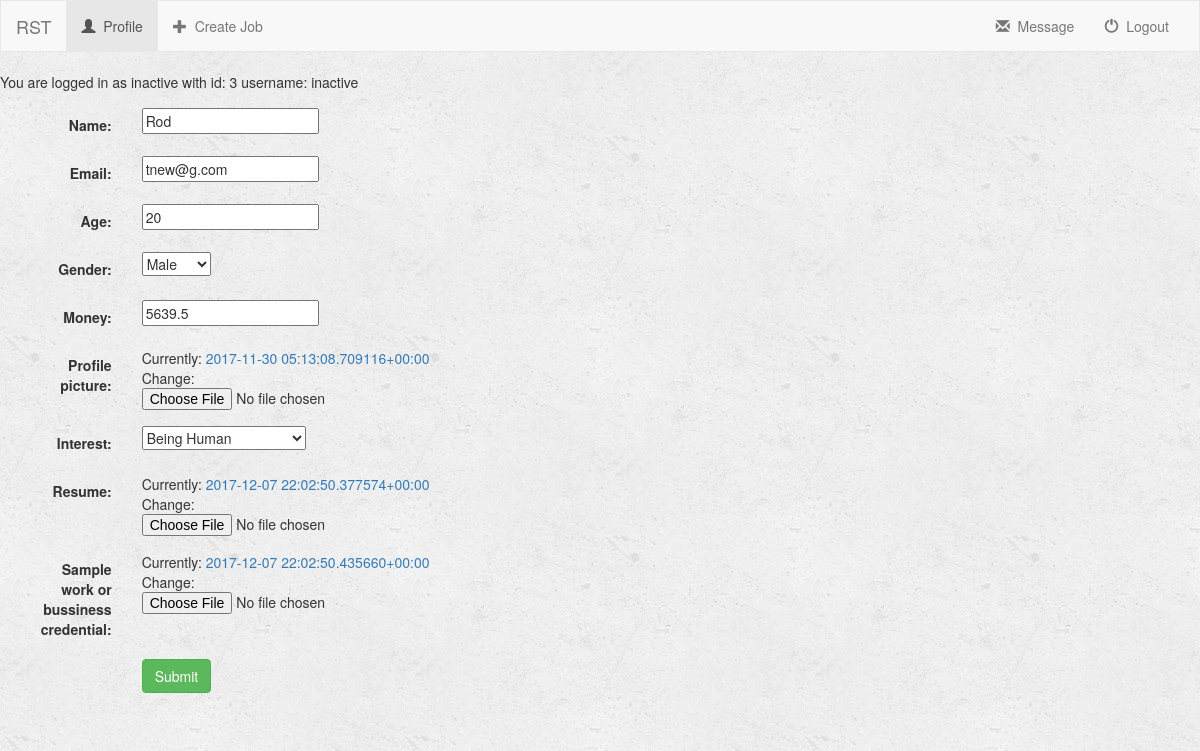
Screenshot of /turk/profile/1/UpdateProfile/1 (signed in) with the database file from the repository.
### turk/models.py (models this page shows, shortened)
class Profile(models.Model):
    user = models.OneToOneField(User, on_delete=models.CASCADE, default=1)
    name = models.CharField(max_length=250)
    age = models.IntegerField(default=0)
    GENDER_CHOICES = (
        ('Male', 'Male'),
        ('Female', 'Female')
    )
    gender = models.CharField(max_length=6, choices=GENDER_CHOICES, default='Male')
    email = models.CharField(max_length=250)
    resume = models.FileField()
    sample_work_or_bussiness_credential = models.FileField()
    RATING_CHOICES=(
        (1, 1),
        (2, 2),
        (3, 3),
        (4, 4),
        (5, 5),
    )
    rating = models.FloatField(choices=RATING_CHOICES, default=5)
    average_rating = models.FloatField(default=0)       # average of rating RECEIVED by others
    rating_count = models.IntegerField(default=0)       # count of rating RECEIVED by others
    total_rating = models.FloatField(default=0)         # total rating RECEIVED by others
    avg_give_rating = models.FloatField(default=0)      # average of rating GIVEN to others
    total_give_rating = models.FloatField(default=0)    # total of rating GIVEN to others
    total_give_count = models.FloatField(default=0)     # count of rating GIVEN to others
    money = models.FloatField(default=0)
    POSITION_CHOICES=(
        ('Temporary', 'Temporary'),
        ('Client', 'Client'),
        ('Developer', 'Developer'),
    )
    position = models.CharField(max_length=9, choices=POSITION_CHOICES, default='Temporary')
    profile_picture = models.ImageField(default='default.png')
    interest = models.TextField()
    isBlackListed = models.BooleanField(default=False)
    INTEREST_CHOICES=(
        ('Being Human', 'Being Human'),
        ('Software Development', 'Software Development'),
        ('Video Games', 'Video Games'),
        ('Social Media', 'Social Media'),
        ('Food', 'Food'),
        ('Party', 'Party'),
        ('Entrepreneurship', 'Entrepreneurship'),
        ('Money', 'Money'),
    )
    interest = MultiSelectField(choices=INTEREST_CHOICES, default="Being Human")
    honor_Early_Bird = models.BooleanField(default=False)
    honor_Hard_Worker = models.BooleanField(default=False)
    honor_MILLIONAIRE = models.BooleanField(default=False)
    honor_Job_Supplier = models.BooleanField(default=False)
    honor_Veteran = models.BooleanField(default=False)
    honor_toohardman = models.BooleanField(default=False)
    honor_Cold_Headed_Tim = models.BooleanField(default=False)
    honor_Novice = models.BooleanField(default=True)
    honor_Normie = models.BooleanField(default=False)
    honor_General = models.BooleanField(default=False)
    honor_Lurker = models.BooleanField(default=False)
    num_early = models.IntegerField(default=0)      # number of time dev delivered early
    money_earned = models.FloatField(default=0)     # amount of money dev made
    num_post = models.IntegerField(default=0)       # number of total posts client posted
    num_post_ex = models.IntegerField(default=0)    # number of expired posts client posted
    acc_created = models.DateTimeField(default=datetime.now())   # date of when acc made
    warn_poor = models.BooleanField(default=False)  # avg rating <=2 for >=5 projects
    warn_eval = models.BooleanField(default=False)  # avg rating to others <2 or >4 for >=8 projects
    warn_final = models.BooleanField(default=False) # final warning, next login = gg

### turk/views.py (the view)
# urls.py: url(r'^profile/(?P<user_id>[0-9]+)/UpdateProfile/(?P<pk>[0-9]+)$', views.UpdateProfile.as_view(),
class UpdateProfile(UpdateView):
    model = Profile
    fields = ['name', 'email', 'age', 'gender', 'money', 'profile_picture', 'interest', 'resume', 'sample_work_or_bussiness_credential']
    success_url = reverse_lazy('turk:index')

### turk/templates/turk/profile_form.html (shortened to what this page needs)
{% extends 'turk/base.html' %}
{% block body %}
    <div class="container-fluid">
        <div class="row">
            <div class="col-sm-12 col-md-7">
                <div class="=panel panel-default">
                    <div class="panel-body">
                        <form class="form-horizontal" action="" method="post" enctype="multipart/form-data">
                            {% include 'turk/form-template.html' %}
                            <div class="form-group">
                                <div class="col-sm-offset-2 col-sm-10">
                                    <button type="submit" class="btn btn-success">Submit</button>
                                </div>
                            </div>
                        </form>
                    </div>
                </div>
            </div>
        </div>
    </div>
{% endblock %}

### turk/templates/turk/base.html (shortened to what this page needs)
<!DOCTYPE html>
<html lang="en">
<head>
    {% load staticfiles %}
    <link rel="stylesheet" href="https://maxcdn.bootstrapcdn.com/bootstrap/3.3.7/css/bootstrap.min.css">
    <link rel="stylesheet" type="text/css" href="{% static 'turk/style.css' %}" />
</head>
<body>
<nav class="navbar navbar-default">
    <div class="container-fluid">
        <div class = "navbar-header">
            <a class="navbar-brand" href ="{% url 'turk:index' %}">RST</a>
        </div>
        <div class="collapse navbar-collapse" id="topNavBar">
            {% if request.user.is_authenticated %}
                <ul class="nav navbar-nav">
                    <li class="active">
                        <a href="{% url 'turk:detail' request.user.id %}">
                            <span class="glyphicon glyphicon-user" aria-hidden="true"></span>&nbsp;
                            Profile
                        </a>
                    </li>
                </ul>
                {% if request.user.profile.position == "Client" %}
                    <ul class="nav navbar-nav navbar-left">
                        <li class="">
                            <a href="{% url 'turk:create_job' request.user.id %}">
                                <span class="glyphicon glyphicon-plus" aria-hidden="true"></span>&nbsp;
                                Create Job
                            </a>
                        </li>
                    </ul>
                {% endif %}
            {% endif %}
            {% if request.user.is_authenticated %}
                <ul class="nav navbar-nav navbar-right">
                    <li class="">
                        <a href="{% url 'turk:logout_user' %}">
                            <span class ="glyphicon glyphicon-off" aria-hidden="true"></span>&nbsp; Logout
                        </a>
                    </li>
                </ul>
                <ul class="nav navbar-nav navbar-right">
                    <li class="">
                        <a href="{% url 'turk:message' request.user.id %}">
                            <span class="glyphicon glyphicon-envelope" aria-hidden="true"></span>&nbsp;
                            Message
                        </a>
                    </li>
                </ul>
            {% endif %}
        </div>
    </div>
</nav>
{% if request.user.is_authenticated %}
    You are logged in as {{ request.user.profile.name }} with id: {{request.user.id}} username: {{request.user.username}}
{% endif %}
{% block body %}
{% endblock %}
</body>
</html>

### turk/templates/turk/form-template.html (shortened to what this page needs)
{% for field in form %}
    <div class="form-group">
        <div class="col-sm-offset-2 col-sm-10">
        </div>
        <label class="control-label col-sm-2">{{ field.label_tag }}</label>
        <div class="col-sm-10">{{ field }}</div>
    </div>
{% endfor %}

### turk/static/turk/style.css (style rules this page uses)
body { background: white url("images/background.png"); }
.navbar { border-radius: 0; }

### rows the page displays
Profile: form "Rod" "tnew@g.com" "20" "Male" "5639.5" "Being Human"

### other values shown
{{ request.user.profile.name }} "inactive"
{{ request.user.id }} "3"
{{ request.user.username }} "inactive"
{{ field.label_tag }} "Name:" "Email:" "Age:" "Gender:" "Money:" "Profile picture:" "Interest:" "Resume:" "Sample work or bussiness credential:"
